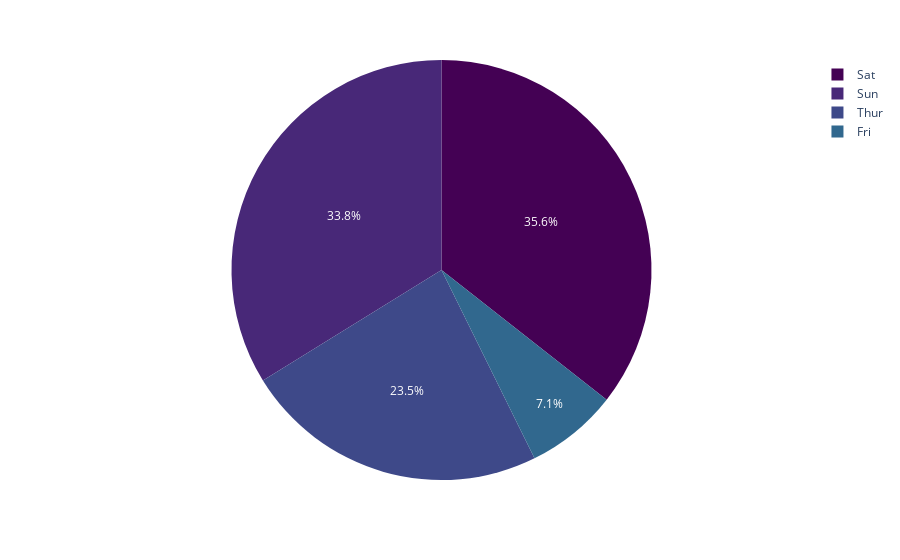

Here is the notebook cell this chart was saved with:
### Code cell
fig = px.pie(tips,values='tip',names='day',
             color_discrete_sequence=px.colors.sequential.Viridis)
fig.show()

### Figure 1 — Plotly figure (JSON) as saved in the notebook; plotly's stock layout.template omitted (floating-point values rounded to 4 significant figures; data arrays with more than 128 entries replaced by an {"elided": "..."} marker saying what was removed)
{"data": [{"domain": {"x": [0, 1], "y": [0, 1]}, "hovertemplate": "day=%{label}<br>tip=%{value}<extra></extra>", "labels": {"elided": "244 str values"}, "legendgroup": "", "name": "", "showlegend": true, "type": "pie", "values": {"elided": "244 float values"}}], "layout": {"legend": {"tracegroupgap": 0}, "margin": {"t": 60}, "piecolorway": ["#440154", "#482878", "#3e4989", "#31688e", "#26828e", "#1f9e89", "#35b779", "#6ece58", "#b5de2b", "#fde725"]}}
